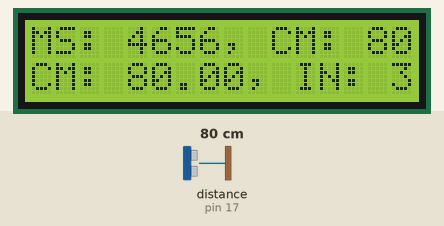
Simulated run of this sketch. Board: Arduino Uno, built with avr-gcc and run on an emulated ATmega328P. Shown: 16×2 character LCD. Inputs (shaded band) come from the test bench; at power-on: distance to the obstacle (sensor on pin 17) 80 cm. The echo pulse lasts 58.3 µs per cm.

Above: at 1.2 s.
1.3 s: distance to the obstacle (sensor on pin 17) set to 2 cm
At 2.8 s:
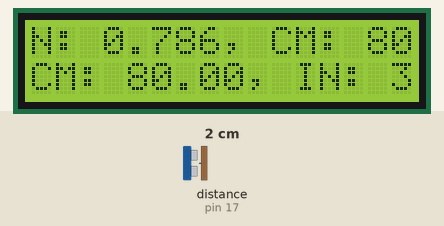
5.4 s: distance to the obstacle (sensor on pin 17) set to 120 cm
At 6.9 s:
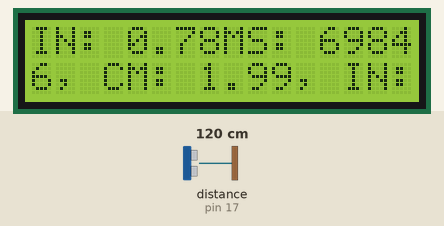
9.5 s: distance to the obstacle (sensor on pin 17) set to 4 cm
At 10.4 s:
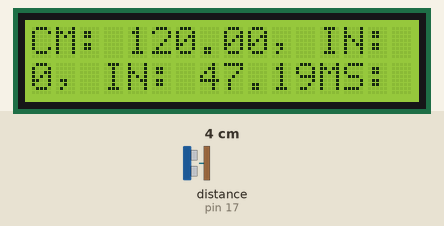
13.6 s: distance to the obstacle (sensor on pin 17) set to 250 cm
At 14.8 s:
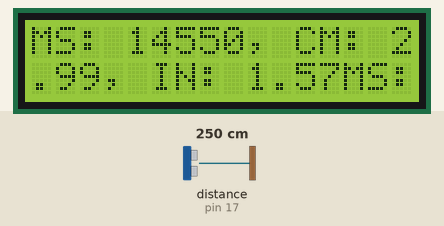
17.7 s: distance to the obstacle (sensor on pin 17) set to 9 cm
At 19.0 s:
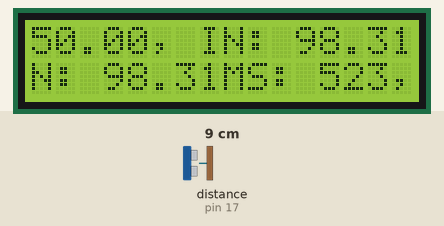
21.8 s: distance to the obstacle (sensor on pin 17) set to 18 cm
At 23.0 s:
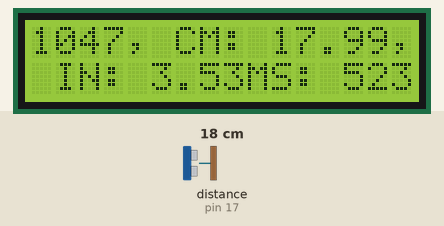
Timing chart, 0 to 24.8 s (numbered marks = the images above; inputs shaded):
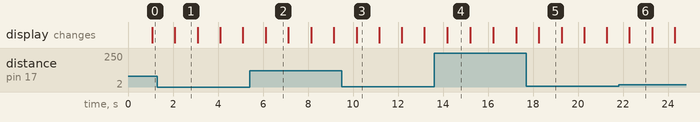

The sketch:

CHECK_POINT_1.ino
```cpp
#include <Ultrasonic.h>
#include <LiquidCrystal.h> // include the library code
LiquidCrystal lcd(12, 11, 5, 4, 3, 2);
#define TRIGGER_PIN 16
#define ECHO_PIN 17
//const byte intPin=2;
//const byte ledPin=13;
Ultrasonic ultrasonic(TRIGGER_PIN, ECHO_PIN);
void setup()
{

  Serial.begin(9600);
  lcd.begin(16, 2);
}
void loop()
{
  float cmMsec, inMsec;
  long microsec = ultrasonic.timing();
  cmMsec = ultrasonic.convert(microsec, Ultrasonic::CM); // 計算距離，單位: 公分
  inMsec = ultrasonic.convert(microsec, Ultrasonic::IN); // 計算距離，單位: 英吋

  lcd.print("MS: ");
  lcd.print(microsec);
  lcd.print(", CM: ");
  lcd.print(cmMsec);
  lcd.print(", IN: ");
  lcd.print(inMsec);
  delay(1000);
}
```

Measured:
- after the input at 1.3 s, the display: changes after 0.79 s (image 1)
- after the input at 5.4 s, the display: changes after 0.72 s (image 2)
- after the input at 9.5 s, the display: changes after 0.66 s (image 3)
- after the input at 13.6 s, the display: changes after 0.60 s (image 4)
- after the input at 17.7 s, the display: changes after 0.56 s (image 5)
- after the input at 21.8 s, the display: changes after 0.48 s (image 6)
- what the display in image 1 shows lasts 1.0 s, from 2.1 s to 3.1 s
